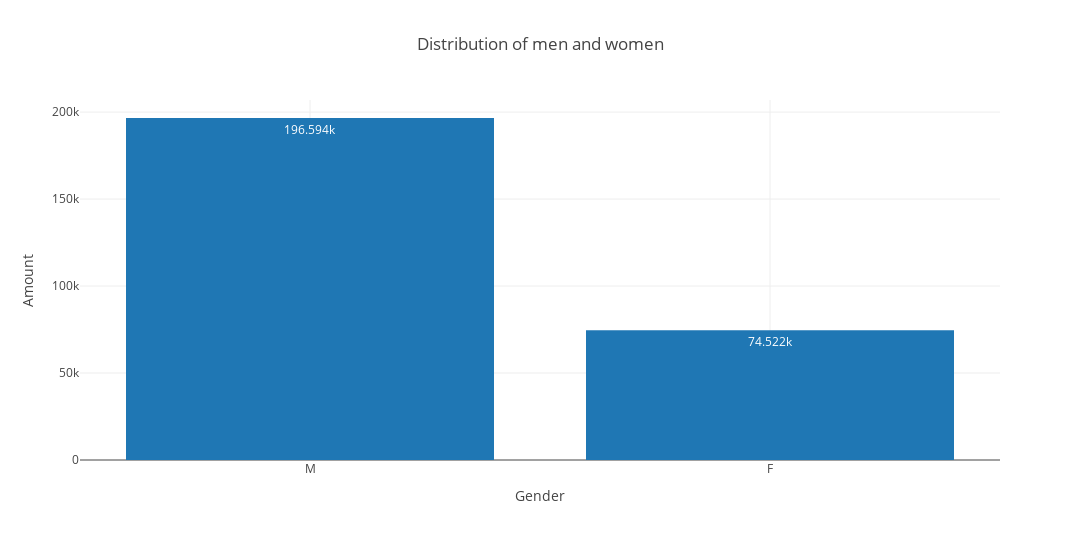

The code cell stored with this chart in its notebook:
### Code cell
# g) Plot diagram over gender distribution
athletes_men = len(df_athlete_events[(df_athlete_events["Sex"] == "M")])
athletes_women = len(df_athlete_events[(df_athlete_events["Sex"] == "F")])

fig = px.bar(
    data_frame=df_athlete_events,
    x=df_athlete_events.Sex.unique(),
    y=[athletes_men, athletes_women],
    title="Distribution of men and women",
    labels={"x": "Gender", "y": "Amount"},
    text_auto=True,
    template="gridon",
    width=1080,
    height=540,
)

fig.show()

### Figure 1 — Plotly figure (JSON) as saved in the notebook; plotly's stock layout.template omitted (floating-point values rounded to 4 significant figures)
{"data": [{"alignmentgroup": "True", "hovertemplate": "Gender=%{x}<br>Amount=%{y}<extra></extra>", "legendgroup": "", "marker": {"color": "#1F77B4", "pattern": {"shape": ""}}, "name": "", "offsetgroup": "", "orientation": "v", "showlegend": false, "textposition": "auto", "texttemplate": "%{y}", "type": "bar", "x": ["M", "F"], "xaxis": "x", "y": [196594, 74522], "yaxis": "y"}], "layout": {"barmode": "relative", "height": 540, "legend": {"tracegroupgap": 0}, "title": {"text": "Distribution of men and women"}, "width": 1080, "xaxis": {"anchor": "y", "domain": [0, 1], "title": {"text": "Gender"}}, "yaxis": {"anchor": "x", "domain": [0, 1], "title": {"text": "Amount"}}}}
